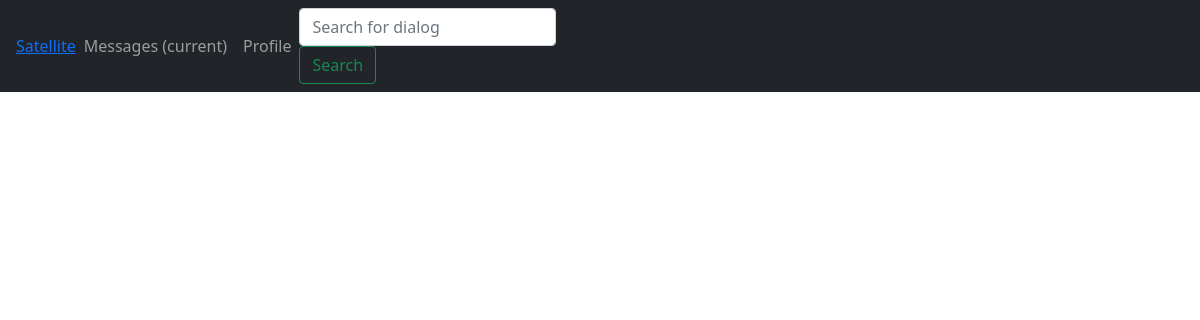
The app's page /messages/, older data.
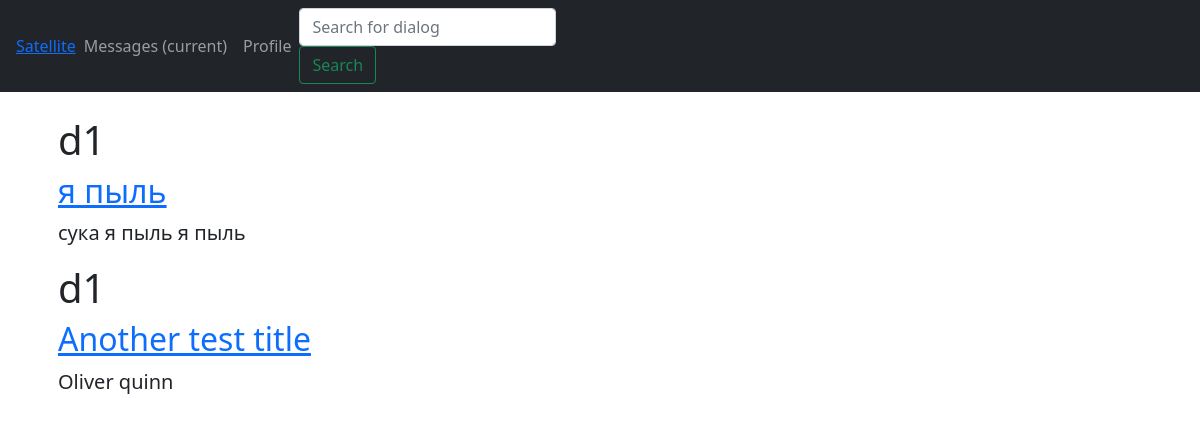
The same page, newer data.
### blog_board/models.py (models this page shows)
class Posts(models.Model):
    title = models.TextField()
    author = models.ForeignKey(
        'auth.User',
        on_delete=models.CASCADE
    )
    text = models.TextField(max_length=20)

### blog_board/views.py (the view)
# urls.py: path('', MessagesView.as_view(), name='all_messages'),
class MessagesView(ListView):
    template_name = 'home.html'
    model=Posts
    context_object_name = 'messages'

### templates/home.html
{%extends 'base.html'%}
{%block content%}
<ul>
{%for msg in messages%}
    <main role="main" class="container">
        <div class="jumbotron">
            <h1>{{msg.author.username}}</h1>
            <h2><a href="{%url 'msg_detail' msg.pk%}">{{msg.title}}</a></h2>
            <p class="lead">{{msg.text}}</p>
          </div>
    </main>
{%endfor%}
</ul>
{%endblock content%}

### templates/base.html (shortened to what this page needs)
<!DOCTYPE html>
<html lang="en">
<head>
    <link href="https://cdn.jsdelivr.net/npm/bootstrap@5.1.3/dist/css/bootstrap.min.css" rel="stylesheet">
</head>
<body data-new-gr-c-s-check-loaded="14.1045.0" data-gr-ext-installed>
<nav class="navbar navbar-expand-md navbar-dark bg-dark mb-4">
      <a class="navbar-brand" href="#"><a href="{%url 'all_messages'%}">Satellite</a></a>
      <div class="collapse navbar-collapse" id="navbarCollapse">
        <ul class="navbar-nav mr-auto">
          <li class="nav-item active">
            <a class="nav-link" href="#">Messages <span class="sr-only">(current)</span></a>
          </li>
          <li class="nav-item">
            <a class="nav-link" href="#">Profile</a>
          </li>
        </ul>
        <form class="form-inline mt-2 mt-md-0">
          <input class="form-control mr-sm-2" type="text" placeholder="Search for dialog" aria-label="Search">
          <button class="btn btn-outline-success my-2 my-sm-0" type="submit">Search</button>
        </form>
      </div>
    </nav>
{%block content%}
{%endblock content%}
</body>
</html>

Row changes from the older to the newer data that the page shows:
added Posts: author.username "d1", title "я пыль", text "сука я пыль я пыль"
added Posts: author.username "d1", title "Another test title", text "Oliver quinn"
